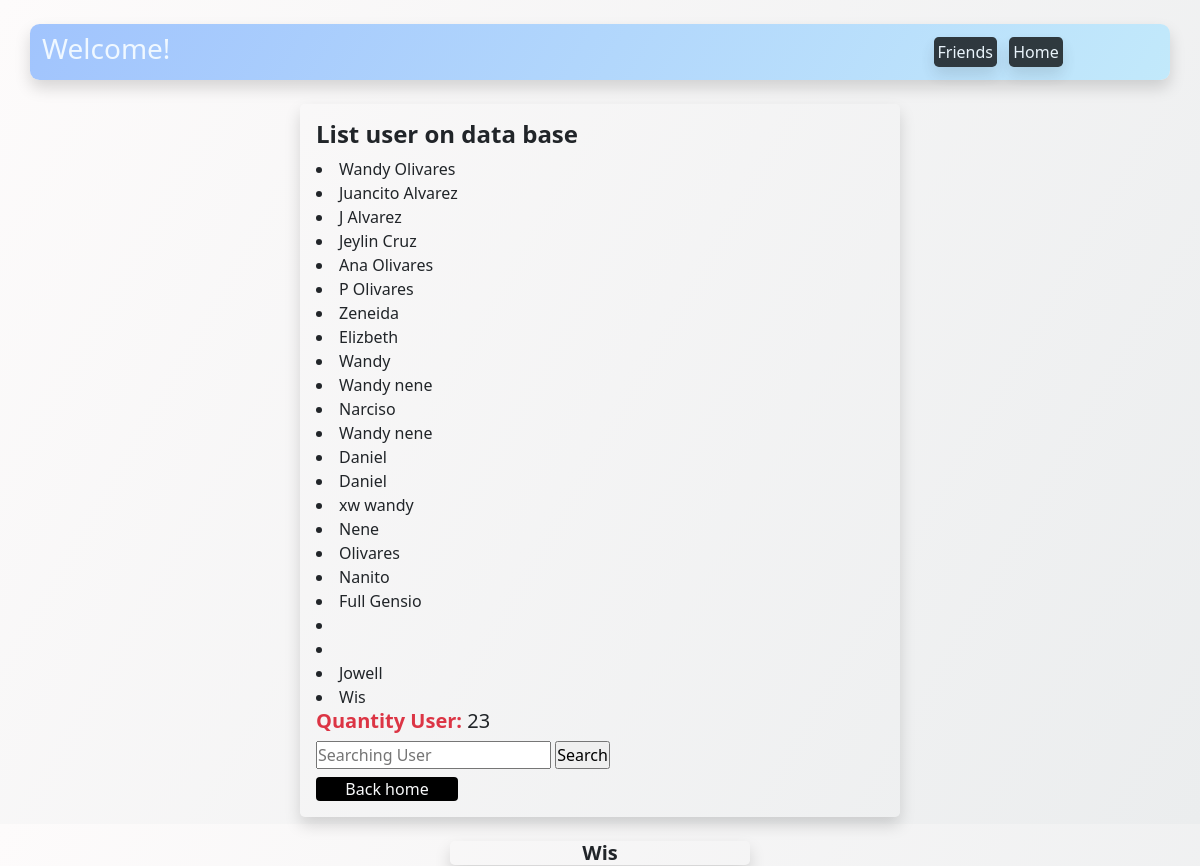
Before: /lista_user/ with the older database file.
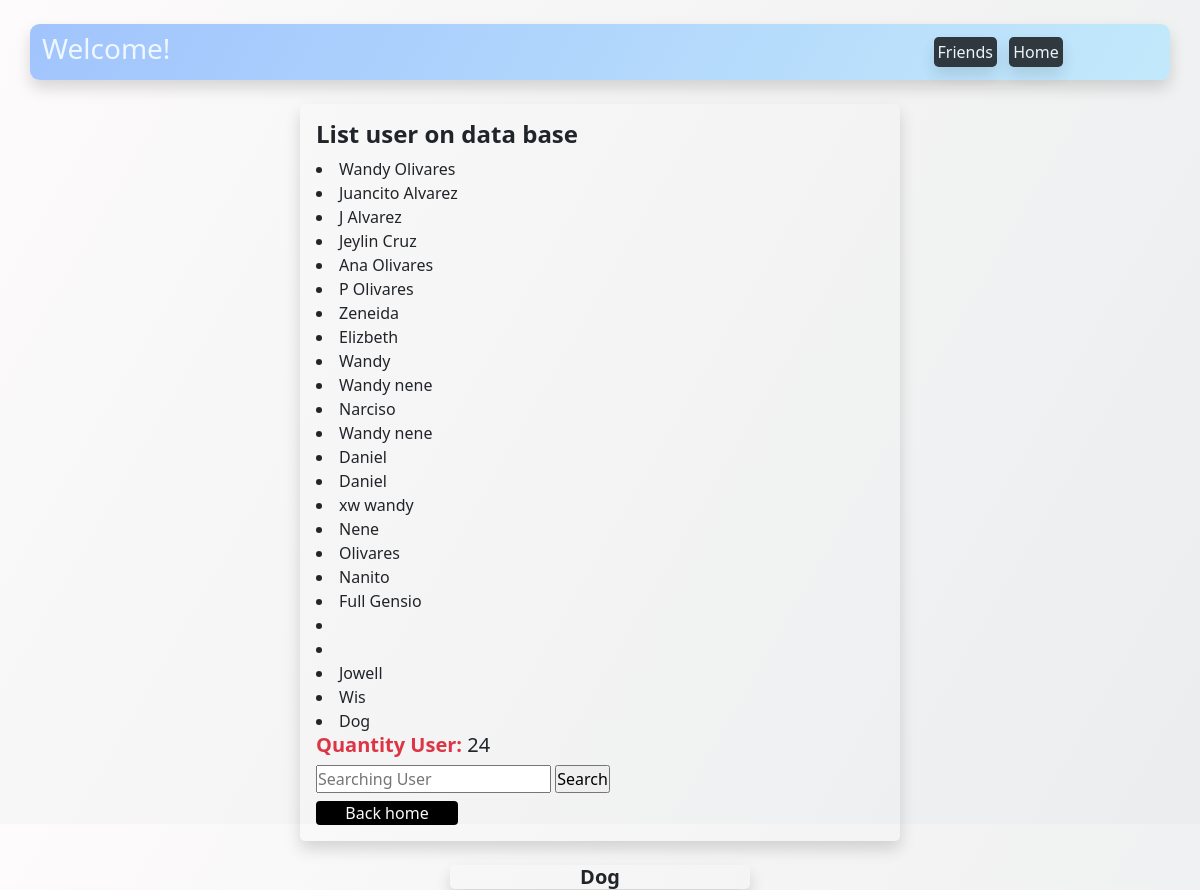
After: the same page with the newer database file.
### register/models.py (models this page shows)
class RegisterUser(models.Model):
      name_user = models.CharField(max_length=100)
      email_user = models.CharField(max_length=100)
      id_user = models.CharField(max_length=100)
      name_friend = models.CharField(null=True, max_length=50)
      text_messenger = models.CharField( max_length=1000,null=True)
      def __str__(self) -> str:
            return self.name_user

### register/views.py (the view)
# urls.py: path('lista_user/', views.lista_user, name='lista_user'),
def lista_user(request):
      register_user = RegisterUser.objects.all()
      lista_name_user = []
      for name_user in register_user:
            lista_name_user.append(name_user.name_user)
      lista_number_user = len(register_user)
      buscando_usuario = str
      user_requered = str
      search_user = RegisterUser.objects.all()
      cache_ready = str()
      for user in search_user:
                  buscando_usuario = user
                  if buscando_usuario.name_user == user_requered:
                        print(buscando_usuario)
                        break
      data_user = {
                  'register_user': register_user,
                  'lista_name_user': lista_name_user,
                  'lista_number_user': lista_number_user,
                  'buscando_usuario':buscando_usuario,
      }
      return render(request, 'register/lista_user.html', data_user)

### register/templates/register/lista_user.html (shortened to what this page needs)
{% load static %}
<!DOCTYPE html>
<html lang="en">
<head>
      <link href="https://cdn.jsdelivr.net/npm/bootstrap@5.1.3/dist/css/bootstrap.min.css" rel="stylesheet">
      <link rel="stylesheet" href="{% static '/register/stylos.css' %}">
</head>
<body>
<header>
      <div class='container shadow d-flex mt-4' id='header'>
            <h3 class='mt-2'>Welcome!</h3>
      <div class='container  mt-3 w-75 text-end' id='bar'>
            <ul>
                  <a href="{% url 'register:lista_user' %}" class='text-decoration-none text-center text-light shadow  p-1 rounded-3 bg-black opacity-75 me-2'>Friends</a>
                  <a href="{% url 'register:home' %}" class='text-decoration-none text-center text-light shadow  p-1 rounded-3 bg-black opacity-75 me-2'>Home</a>
        </ul>
        </div>
      </div>
</header>
      <div class='container shadow rounded-3 mt-4 p-2 w-50 p-3'>
            <h4>
                 <strong>
                  List user on data base
                 </strong>
            </h4>
            {% if  register_user  %}
                  {% for name_user in register_user %}
                        <li>
                              {{ name_user.name_user }}
                        </li>
                  {% endfor %}
            {% endif %}
                  <h5>
                        <strong class='text-danger'>Quantity User: </strong>       {{lista_number_user}}
                        <br>
                  </h5>
                  <form action="" method="POST">
                        <input type="text" name='searching-user' placeholder='Searching User'
                        class='mb-2'>
                        <input type="submit" value="Search">
                  </form>
                  <div class='rounded-2 bg-black w-25 text-center'>
                        <a href="{% url 'register:home' %}" class='text-decoration-none  text-light'>Back home</a>
                  </div>
      </div>
      <div class='container shadow w-25 rounded-3 mt-4 '>
      <h5 class='text-center' >
            <strong>{{buscando_usuario}}</strong>
      </h5>
      </div>
</body>
</html>

Changed rows visible on the page:
added RegisterUser: name_user "Dog"
Other visible differences:
{{ lista_number_user }}: "23" → "24"
{{ buscando_usuario }}: "Wis" → "Dog"
